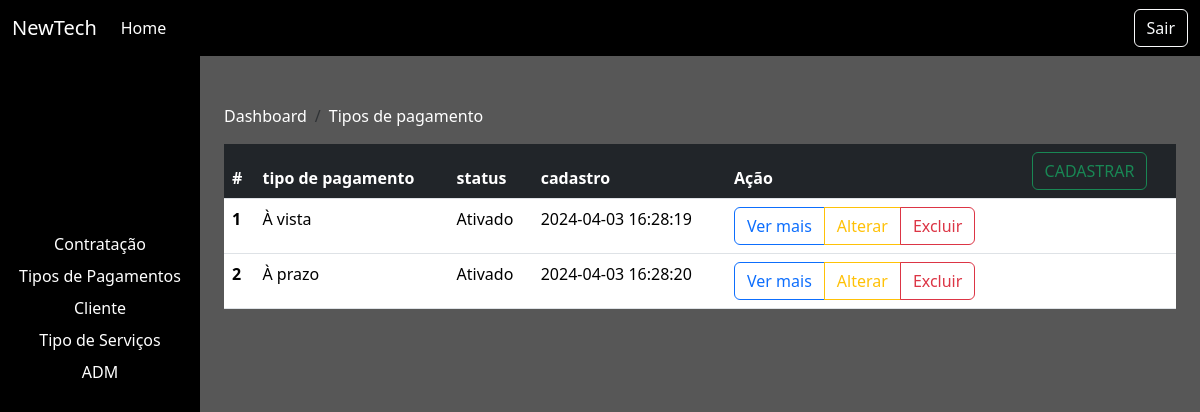
/dashboard.php?page=tipospagamento, run on an earlier commit of the app's database.
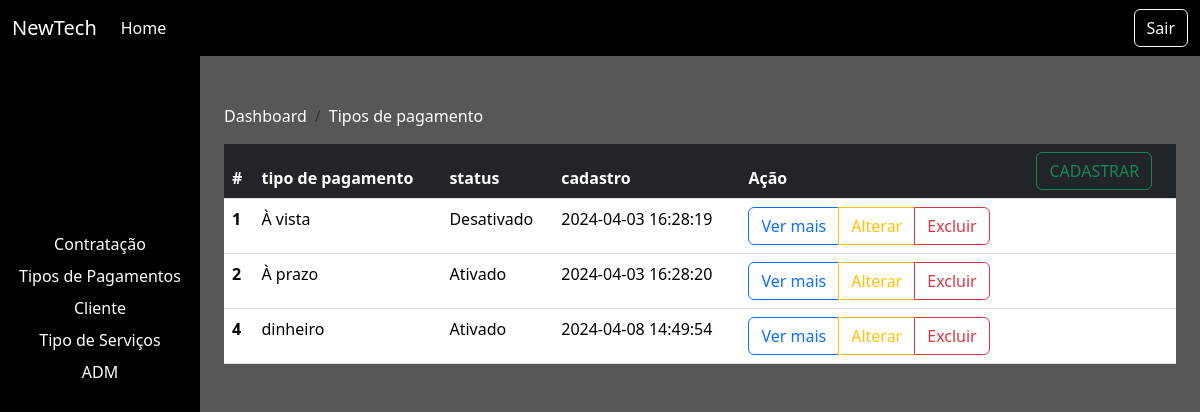
And on a later commit of the database.
### tables this page shows
CREATE TABLE `tipopagamento` (
  `idtipopagamento` int(10) unsigned NOT NULL AUTO_INCREMENT,
  `tipopagamento` varchar(20) NOT NULL,
  `ativo` char(1) DEFAULT 'A',
  `cadastro` datetime DEFAULT current_timestamp(),
  `alteracao` timestamp NOT NULL DEFAULT current_timestamp() ON UPDATE current_timestamp(),
  PRIMARY KEY (`idtipopagamento`)
);

### func/funcoes.php (called while the page is built, shortened)
<?php
function listar($campos, $tabela)
{
    $conn = conectar();
    try {
        $conn->beginTransaction();
        $sqlLista = $conn->prepare("SELECT $campos FROM $tabela");
        $sqlLista->execute();
        $conn->commit();
        if ($sqlLista->rowCount() > 0) {
            return $sqlLista->fetchAll(PDO::FETCH_OBJ);
        } else {
            return 'Vazio';
        };
    } catch (PDOExecption $e) {
        echo 'Exception -> ';
        return ($e->getMessage());
        $conn->rollback();
    };
}

### tipospagamento.php (the view, shortened to what this page needs)
<div class="container mt-5">
    <nav aria-label="breadcrumb">
        <ol class="breadcrumb">
            <li class="breadcrumb-item text-white">Dashboard</li>
            <li class="breadcrumb-item text-white" aria-current="page">Tipos de pagamento</li>
        </ol>
    </nav>
    <table class="table">
        <thead>
            <tr>
                <th scope="col" class="bg-dark text-white">#</th>
                <th scope="col" class="bg-dark text-white">tipo de pagamento</th>
                <th scope="col" class="bg-dark text-white">status</th>
                <th scope="col" class="bg-dark text-white">cadastro</th>
                <th scope="col" class="bg-dark text-white">Ação</th>
                <th scope="col" class="bg-dark text-white"><button type="button" class="btn btn-outline-success" data-bs-toggle="modal" data-bs-target="#cadpag">CADASTRAR</button></th>
            </tr>
        </thead>
        <tbody>
            <?php
            $pagamento = listar('*', 'tipopagamento');
            if ($pagamento !== 'Vazio') {
                foreach ($pagamento as $pagamento1) {
                    $idpagamento = $pagamento1->idtipopagamento;
                    $tipopagamento = $pagamento1->tipopagamento;
                    $status = $pagamento1->ativo;
                    $cadastro = $pagamento1->cadastro;
            ?>
                    <tr>
                        <th scope="row"><?php echo $idpagamento ?></th>
                        <td><?php echo $tipopagamento ?></td>
                        <td><?php if ($status == 'A') {
                                echo 'Ativado';
                            } else {
                                echo 'Desativado';
                            }
                            ?></td>
                        <td><?php echo $cadastro ?></td>
                        <td>
                            <div class="btn-group" role="group" aria-label="Basic outlined example">
                                <button type="button" class="btn btn-outline-primary" data-bs-toggle="modal" data-bs-target="#vermaipag<?php echo $idpagamento ?>">Ver mais</button>
                                <button type="button" class="btn btn-outline-warning" data-bs-toggle="modal" data-bs-target="#altpag<?php echo $idpagamento ?>">Alterar</button>
                                <button type="button" class="btn btn-outline-danger" data-bs-toggle="modal" data-bs-target="#delpag<?php echo $idpagamento ?>">Excluir</button>
                            </div>
                        </td>
                        <td></td>
                    </tr>
                <?php
                }
            } else {
                ?>
                <td class="text-center">Nada para mostrar</td>
            <?php
            }
            ?>
        </tbody>
    </table>
</div>

What changed in the data, as far as the page shows it:
changed tipopagamento "À vista": ativo "Ativado" → "Desativado"
added tipopagamento: idtipopagamento "4", tipopagamento "dinheiro", ativo "Ativado", cadastro "2024-04-08 14:49:54"
